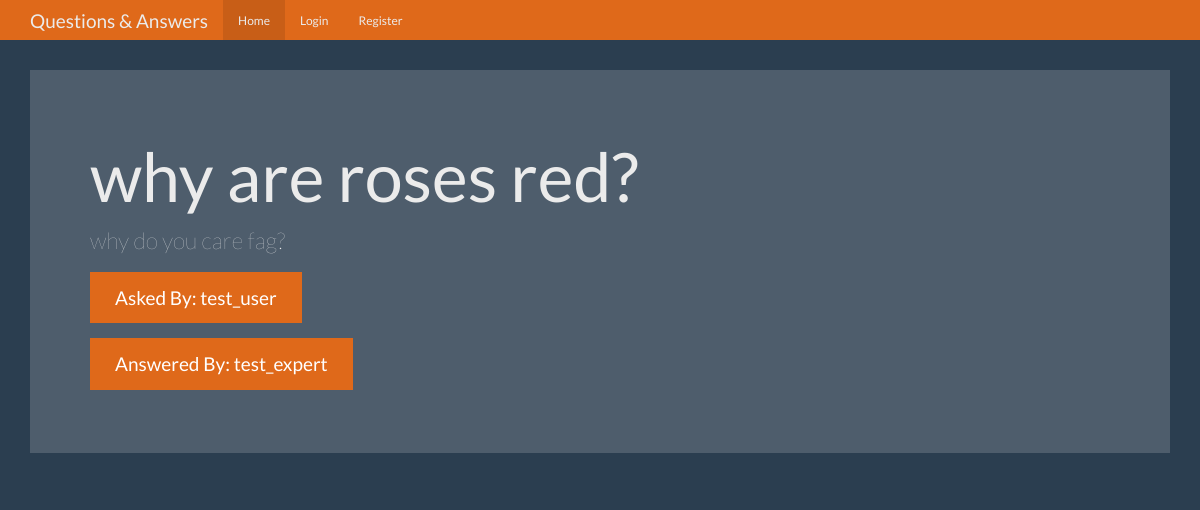
Screenshot of /question/1 with the database file from the repository.
### tables this page shows
CREATE TABLE questions (
    id integer primary key autoincrement,
    question_text text not null,
    answer_text text,
    asked_by_id integer not null,
    expert_id integer not null
);

CREATE TABLE users (
    id integer primary key autoincrement,
    name text not null,
    password text not null,
    expert boolean not null,
    admin boolean not null
);

### app.py (the view)
@app.route("/question/<int:question_id>")
def question(question_id):
    user = get_current_user()
    db = get_db()
    question_curs = db.execute(
        """select questions.question_text, questions.answer_text, askers.name as asker_name, experts.name as expert_name from questions
        join users as askers on askers.id = questions.asked_by_id
        join users as experts on experts.id = questions.expert_id where questions.id = ?""",
        [question_id],
    )
    question = question_curs.fetchone()
    return render_template("question.html", user=user, question=question)

### app.py (called while the page is built, shortened)
def get_current_user():
    user_result = None
    return user_result

### database.py (called while the page is built)
def connect_db():
    sql = sqlite3.connect("/home/jonathan/oreilly/flask/question_answer/questions.db")
    sql.row_factory = sqlite3.Row
    return sql

def get_db():
    if not hasattr(g, "sqlite_db"):
        g.sqlite_db = connect_db()
    return g.sqlite_db

### templates/question.html (shortened to what this page needs)
{% extends "base.html" %}
{% from "show_links.html" import show_links %}
{% block nav %}
{{ show_links(user) }}
{% endblock %}
{% block body %}
<div class="jumbotron">
  <h1>{{ question['question_text'] }}</h1>
  <p>{{ question['answer_text'] }}</p>
  <p><a class="btn btn-primary btn-lg">Asked By: {{ question['asker_name'] }}</a></p>
  <p><a class="btn btn-primary btn-lg">Answered By: {{ question['expert_name'] }}</a></p>
</div>
{% endblock %}

### static/theme.css (style rules this page uses)
body { padding-top: 70px; padding-bottom: 30px; }

### rows the page displays
questions: question_text "why are roses red?", answer_text "why do you care fag?"
users: asker_name "test_user"
users: expert_name "test_expert"
